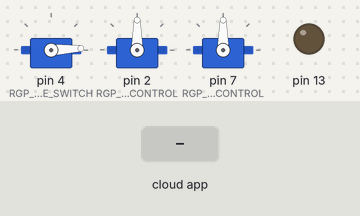
A sketch run on a simulated Arduino Uno, built with avr-gcc and run on an emulated ATmega328P. Parts: 3 × servo, output pins drawn as LEDs (lit = HIGH). Inputs (shaded band) come from the test bench. The ROS host is connected and sends only what is stated.

Above: at 1.2 s.
1.3 s: the phone or cloud app sets pitch_control to 45
At 1.8 s:
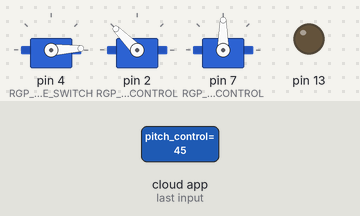
2.8 s: the phone or cloud app sets heading_control to 45
At 3.2 s:
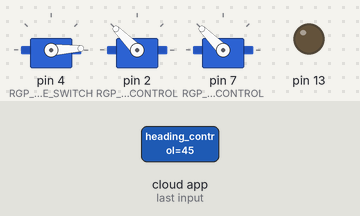
4.8 s: the phone or cloud app sets heading_control to 90
At 5.2 s:
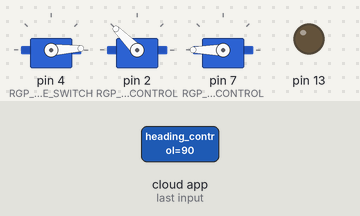
Timing chart, 0 to 7.8 s (numbered marks = the images above; inputs shaded):
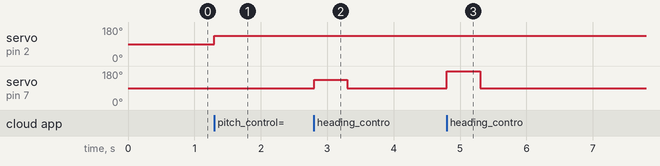

The sketch:

gimbal-controller.ino
```cpp
#if (ARDUINO >= 100)
#include <Arduino.h>
#else
#include <WProgram.h>
#endif

#include <Servo.h>
#include <ros.h>
#include <std_msgs/Int16.h>

// Pins bind
#define RGP_PIN_PITCH_CONTROL 2
#define RGP_PIN_HEADING_CONTROL 7
#define RGP_PIN_MODE_SWITCH 4

// Max angle values for servos
#define RGP_DEFAULT_PITCH_ANGLE 90
#define RGP_MIN_PITCH_ANGLE 60
#define RGP_MAX_PITCH_ANGLE 140
//TODO: define heading limits
#define RGP_NEUTRAL_HEADING_ANGLE 90
#define RGP_MIN_HEADING_ANGLE 0
#define RGP_MAX_HEADING_ANGLE 180

#define RGP_DEFAULT_MODE 3
#define RGP_MIN_PULSE_WIDTH 1000
#define RGP_MAX_PULSE_WIDTH 2000
#define RGP_MOVING_DELAY 100

// Ros topics names
#define RGP_TOPIC_PITCH "/gimbal/pitch_control"
#define RGP_TOPIC_HEADING "/gimbal/heading_control"
#define RGP_TOPIC_MODE "/gimbal/mode_switch"

ros::NodeHandle  nh;

Servo pitch;
Servo heading;
Servo mode;

int currentPitchAngle;

int isAuthorized(int servo, int angle) {
  return (servo == RGP_PIN_PITCH_CONTROL && (RGP_MIN_PITCH_ANGLE <= angle && angle <= RGP_MAX_PITCH_ANGLE)) ||
    (servo == RGP_PIN_HEADING_CONTROL && (RGP_MIN_HEADING_ANGLE <= angle && angle <= RGP_MAX_HEADING_ANGLE));
}

void pitch_handler(const std_msgs::Int16& cmd_msg){
  int newAngle = currentPitchAngle + cmd_msg.data;
  if (isAuthorized(RGP_PIN_PITCH_CONTROL, newAngle)) {
    currentPitchAngle = newAngle;
    pitch.write(newAngle);
  }
}

void heading_handler(const std_msgs::Int16& cmd_msg){
  int newAngle = RGP_NEUTRAL_HEADING_ANGLE + cmd_msg.data;
  if (isAuthorized(RGP_PIN_HEADING_CONTROL, newAngle)) {
    heading.write(newAngle);
    delay(500);
    heading.write(RGP_NEUTRAL_HEADING_ANGLE);
  }
}

void mode_handler(const std_msgs::Int16& cmd_msg){
  if (1 <= cmd_msg.data && cmd_msg.data <= 3) {
    mode.write(cmd_msg.data);
  }
}

ros::Subscriber<std_msgs::Int16> sub_pitch(RGP_TOPIC_PITCH, pitch_handler);
ros::Subscriber<std_msgs::Int16> sub_heading(RGP_TOPIC_HEADING, heading_handler);
ros::Subscriber<std_msgs::Int16> sub_mode(RGP_TOPIC_MODE, mode_handler);

void setup(){
  pinMode(13, OUTPUT);

  mode.attach(RGP_PIN_MODE_SWITCH, RGP_MIN_PULSE_WIDTH, RGP_MAX_PULSE_WIDTH);
  mode.write(RGP_DEFAULT_MODE);

  pitch.attach(RGP_PIN_PITCH_CONTROL, RGP_MIN_PULSE_WIDTH, RGP_MAX_PULSE_WIDTH);
  currentPitchAngle = RGP_DEFAULT_PITCH_ANGLE;

  heading.attach(RGP_PIN_HEADING_CONTROL, RGP_MIN_PULSE_WIDTH, RGP_MAX_PULSE_WIDTH);

  nh.initNode();
  nh.subscribe(sub_pitch);
  nh.subscribe(sub_heading);
  nh.subscribe(sub_mode);
}

void loop(){
  nh.spinOnce();
  delay(1);
}
```

Measured:
- after the input at 1.3 s, servo on pin 2 (RGP_PIN_PITCH_CONTROL): 90° → 135° at once
- after the input at 2.8 s, servo on pin 7 (RGP_PIN_HEADING_CONTROL): 90° → 135° at once, → 90° 0.50 s later
- after the input at 4.8 s, servo on pin 7 (RGP_PIN_HEADING_CONTROL): 90° → 180° at once, → 90° 0.50 s later
